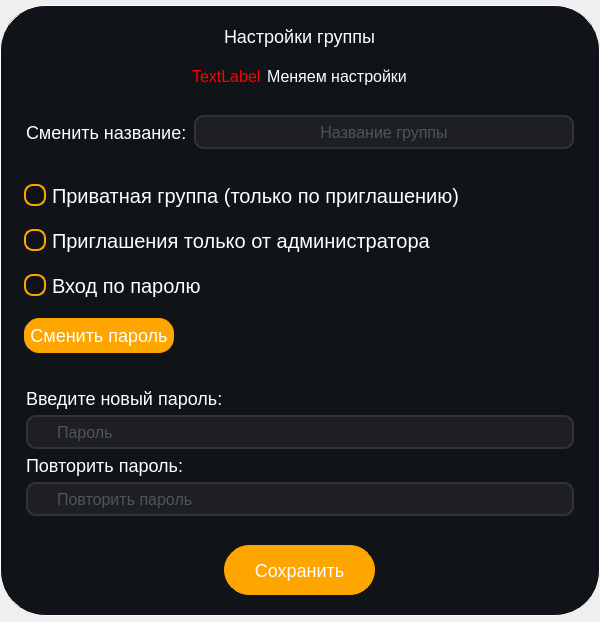
<?xml version="1.0" encoding="UTF-8"?>
<ui version="4.0">
 <class>GroupSettings</class>
 <widget class="QWidget" name="GroupSettings">
  <property name="geometry">
   <rect>
    <x>0</x>
    <y>0</y>
    <width>600</width>
    <height>622</height>
   </rect>
  </property>
  <property name="sizePolicy">
   <sizepolicy hsizetype="Fixed" vsizetype="Fixed">
    <horstretch>0</horstretch>
    <verstretch>0</verstretch>
   </sizepolicy>
  </property>
  <property name="windowTitle">
   <string>Form</string>
  </property>
  <layout class="QHBoxLayout" name="horizontalLayout">
   <property name="spacing">
    <number>0</number>
   </property>
   <property name="leftMargin">
    <number>0</number>
   </property>
   <property name="topMargin">
    <number>0</number>
   </property>
   <property name="rightMargin">
    <number>0</number>
   </property>
   <property name="bottomMargin">
    <number>0</number>
   </property>
   <item>
    <widget class="QFrame" name="Wrapper">
     <property name="sizePolicy">
      <sizepolicy hsizetype="Fixed" vsizetype="Fixed">
       <horstretch>0</horstretch>
       <verstretch>0</verstretch>
      </sizepolicy>
     </property>
     <property name="minimumSize">
      <size>
       <width>600</width>
       <height>500</height>
      </size>
     </property>
     <property name="styleSheet">
      <string notr="true">QFrame {
background-color:rgba(16,19,23,255);
border:1px solid white;
border-radius:45px;
}</string>
     </property>
     <layout class="QVBoxLayout" name="verticalLayout" stretch="0,0,1,0">
      <property name="spacing">
       <number>20</number>
      </property>
      <property name="leftMargin">
       <number>5</number>
      </property>
      <property name="topMargin">
       <number>20</number>
      </property>
      <property name="rightMargin">
       <number>5</number>
      </property>
      <property name="bottomMargin">
       <number>20</number>
      </property>
      <item alignment="Qt::AlignHCenter|Qt::AlignTop">
       <widget class="QLabel" name="label_2">
        <property name="styleSheet">
         <string notr="true">color:white;
font-size:18px;
border:none;</string>
        </property>
        <property name="text">
         <string>Настройки группы</string>
        </property>
       </widget>
      </item>
      <item alignment="Qt::AlignHCenter">
       <widget class="QFrame" name="spinner_frame">
        <property name="sizePolicy">
         <sizepolicy hsizetype="Fixed" vsizetype="Fixed">
          <horstretch>0</horstretch>
          <verstretch>0</verstretch>
         </sizepolicy>
        </property>
        <property name="minimumSize">
         <size>
          <width>200</width>
          <height>0</height>
         </size>
        </property>
        <property name="styleSheet">
         <string notr="true">border:none;</string>
        </property>
        <layout class="QVBoxLayout" name="verticalLayout_6">
         <property name="leftMargin">
          <number>0</number>
         </property>
         <property name="topMargin">
          <number>0</number>
         </property>
         <property name="rightMargin">
          <number>0</number>
         </property>
         <property name="bottomMargin">
          <number>0</number>
         </property>
         <item>
          <layout class="QHBoxLayout" name="spinner_layout">
           <item>
            <widget class="QLabel" name="error_label">
             <property name="styleSheet">
              <string notr="true">color:red;
font-size:16px;</string>
             </property>
             <property name="text">
              <string>TextLabel</string>
             </property>
            </widget>
           </item>
           <item alignment="Qt::AlignHCenter">
            <widget class="QLabel" name="info_label">
             <property name="sizePolicy">
              <sizepolicy hsizetype="Fixed" vsizetype="Preferred">
               <horstretch>0</horstretch>
               <verstretch>0</verstretch>
              </sizepolicy>
             </property>
             <property name="styleSheet">
              <string notr="true">color:white;
font-size:16px;</string>
             </property>
             <property name="text">
              <string>Меняем настройки</string>
             </property>
            </widget>
           </item>
          </layout>
         </item>
        </layout>
       </widget>
      </item>
      <item alignment="Qt::AlignVCenter">
       <widget class="QFrame" name="FriendsList">
        <property name="sizePolicy">
         <sizepolicy hsizetype="Preferred" vsizetype="Fixed">
          <horstretch>0</horstretch>
          <verstretch>0</verstretch>
         </sizepolicy>
        </property>
        <property name="styleSheet">
         <string notr="true">border:none;</string>
        </property>
        <layout class="QVBoxLayout" name="verticalLayout_4">
         <property name="spacing">
          <number>25</number>
         </property>
         <item>
          <widget class="QFrame" name="change_name">
           <property name="sizePolicy">
            <sizepolicy hsizetype="Preferred" vsizetype="Fixed">
             <horstretch>0</horstretch>
             <verstretch>0</verstretch>
            </sizepolicy>
           </property>
           <layout class="QHBoxLayout" name="horizontalLayout_2">
            <property name="spacing">
             <number>7</number>
            </property>
            <property name="leftMargin">
             <number>11</number>
            </property>
            <property name="topMargin">
             <number>0</number>
            </property>
            <property name="rightMargin">
             <number>11</number>
            </property>
            <property name="bottomMargin">
             <number>0</number>
            </property>
            <item>
             <widget class="QLabel" name="label_3">
              <property name="styleSheet">
               <string notr="true">color:white;
font-size:18px;
border:none;</string>
              </property>
              <property name="text">
               <string>Сменить название:</string>
              </property>
             </widget>
            </item>
            <item>
             <widget class="QLineEdit" name="GroupName">
              <property name="sizePolicy">
               <sizepolicy hsizetype="MinimumExpanding" vsizetype="Fixed">
                <horstretch>0</horstretch>
                <verstretch>0</verstretch>
               </sizepolicy>
              </property>
              <property name="minimumSize">
               <size>
                <width>250</width>
                <height>0</height>
               </size>
              </property>
              <property name="styleSheet">
               <string notr="true">QLineEdit{ 
width:250px;
height:30px;
border: 2px solid #323338;
border-radius: 10px;
background-color:#1e1f22;
font-size:16px;
color:#808994;
}

</string>
              </property>
              <property name="inputMask">
               <string/>
              </property>
              <property name="text">
               <string/>
              </property>
              <property name="maxLength">
               <number>50</number>
              </property>
              <property name="alignment">
               <set>Qt::AlignCenter</set>
              </property>
              <property name="placeholderText">
               <string>Название группы</string>
              </property>
             </widget>
            </item>
           </layout>
          </widget>
         </item>
         <item>
          <widget class="QFrame" name="Wrapper_2">
           <property name="sizePolicy">
            <sizepolicy hsizetype="Fixed" vsizetype="Fixed">
             <horstretch>0</horstretch>
             <verstretch>0</verstretch>
            </sizepolicy>
           </property>
           <property name="minimumSize">
            <size>
             <width>500</width>
             <height>0</height>
            </size>
           </property>
           <layout class="QVBoxLayout" name="verticalLayout_2">
            <property name="spacing">
             <number>20</number>
            </property>
            <property name="bottomMargin">
             <number>10</number>
            </property>
            <item alignment="Qt::AlignVCenter">
             <widget class="QCheckBox" name="is_private">
              <property name="styleSheet">
               <string notr="true">QCheckBox {
color:white;
font-size:20px;
}

QCheckBox::indicator {
    width: 18px;
    height: 18px;
    border-radius: 9px;
    border: 2px solid orange;
    background: transparent;
}

QCheckBox::indicator:hover {
    border: 2px solid #rgb(255, 170, 0);
}

QCheckBox::indicator:checked {
    background: orange;
}</string>
              </property>
              <property name="text">
               <string>Приватная группа (только по приглашению)</string>
              </property>
             </widget>
            </item>
            <item>
             <widget class="QCheckBox" name="is_inviteGromAdmin">
              <property name="styleSheet">
               <string notr="true">QCheckBox {
color:white;
font-size:20px;
}

QCheckBox::indicator {
    width: 18px;
    height: 18px;
    border-radius: 9px;
    border: 2px solid orange;
    background: transparent;
}

QCheckBox::indicator:hover {
    border: 2px solid #rgb(255, 170, 0);
}

QCheckBox::indicator:checked {
    background: orange;
}</string>
              </property>
              <property name="text">
               <string>Приглашения только от администратора</string>
              </property>
             </widget>
            </item>
            <item>
             <widget class="QCheckBox" name="is_password">
              <property name="styleSheet">
               <string notr="true">QCheckBox {
color:white;
font-size:20px;
}

QCheckBox::indicator {
    width: 18px;
    height: 18px;
    border-radius: 9px;
    border: 2px solid orange;
    background: transparent;
}

QCheckBox::indicator:hover {
    border: 2px solid #rgb(255, 170, 0);
}

QCheckBox::indicator:checked {
    background: orange;
}</string>
              </property>
              <property name="text">
               <string>Вход по паролю</string>
              </property>
             </widget>
            </item>
            <item>
             <widget class="QPushButton" name="change_password_button">
              <property name="sizePolicy">
               <sizepolicy hsizetype="Fixed" vsizetype="Fixed">
                <horstretch>0</horstretch>
                <verstretch>0</verstretch>
               </sizepolicy>
              </property>
              <property name="minimumSize">
               <size>
                <width>150</width>
                <height>35</height>
               </size>
              </property>
              <property name="cursor">
               <cursorShape>PointingHandCursor</cursorShape>
              </property>
              <property name="styleSheet">
               <string notr="true"> QPushButton {
border:1px solid orange;
border-radius:15%;
background-color:orange;
color:white;
font-size:18px;
}

QPushButton:hover {
	background-color: rgba(255, 211, 121, 200);
	border:1px solid rgba(255, 211, 121, 200);
}</string>
              </property>
              <property name="text">
               <string>Сменить пароль</string>
              </property>
             </widget>
            </item>
           </layout>
          </widget>
         </item>
         <item>
          <widget class="QFrame" name="password_wrapper">
           <layout class="QVBoxLayout" name="verticalLayout_5">
            <property name="leftMargin">
             <number>11</number>
            </property>
            <property name="topMargin">
             <number>0</number>
            </property>
            <property name="rightMargin">
             <number>11</number>
            </property>
            <property name="bottomMargin">
             <number>0</number>
            </property>
            <item>
             <widget class="QLabel" name="label_4">
              <property name="styleSheet">
               <string notr="true">color:white;
font-size:18px;</string>
              </property>
              <property name="text">
               <string>Введите новый пароль:</string>
              </property>
             </widget>
            </item>
            <item>
             <widget class="QLineEdit" name="Password_input">
              <property name="minimumSize">
               <size>
                <width>250</width>
                <height>0</height>
               </size>
              </property>
              <property name="styleSheet">
               <string notr="true">QLineEdit{ 
width:250px;
height:30px;
border: 2px solid #323338;
border-radius: 10px;
background-color:#1e1f22;
font-size:16px;
color:#808994;
text-align:left;
padding-left:27px;
}

</string>
              </property>
              <property name="text">
               <string/>
              </property>
              <property name="placeholderText">
               <string>Пароль</string>
              </property>
             </widget>
            </item>
            <item>
             <widget class="QLabel" name="label_5">
              <property name="styleSheet">
               <string notr="true">color:white;
font-size:18px;</string>
              </property>
              <property name="text">
               <string>Повторить пароль:</string>
              </property>
             </widget>
            </item>
            <item>
             <widget class="QLineEdit" name="RepeatPassword_input">
              <property name="minimumSize">
               <size>
                <width>250</width>
                <height>0</height>
               </size>
              </property>
              <property name="styleSheet">
               <string notr="true">QLineEdit{ 
width:250px;
height:30px;
border: 2px solid #323338;
border-radius: 10px;
background-color:#1e1f22;
font-size:16px;
color:#808994;
text-align:left;
padding-left:27px;
}

</string>
              </property>
              <property name="text">
               <string/>
              </property>
              <property name="placeholderText">
               <string>Повторить пароль</string>
              </property>
             </widget>
            </item>
           </layout>
          </widget>
         </item>
        </layout>
       </widget>
      </item>
      <item alignment="Qt::AlignHCenter">
       <widget class="QPushButton" name="save_changes_button">
        <property name="sizePolicy">
         <sizepolicy hsizetype="Fixed" vsizetype="Fixed">
          <horstretch>0</horstretch>
          <verstretch>0</verstretch>
         </sizepolicy>
        </property>
        <property name="minimumSize">
         <size>
          <width>151</width>
          <height>50</height>
         </size>
        </property>
        <property name="cursor">
         <cursorShape>PointingHandCursor</cursorShape>
        </property>
        <property name="styleSheet">
         <string notr="true"> QPushButton {
border:1px solid orange;
border-radius:25%;
background-color:orange;
color:white;
font-size:18px;
}

QPushButton:hover {
	background-color: rgba(255, 211, 121, 200);
	border:1px solid rgba(255, 211, 121, 200);
}</string>
        </property>
        <property name="text">
         <string>Сохранить</string>
        </property>
       </widget>
      </item>
     </layout>
    </widget>
   </item>
  </layout>
 </widget>
 <resources/>
 <connections/>
</ui>
